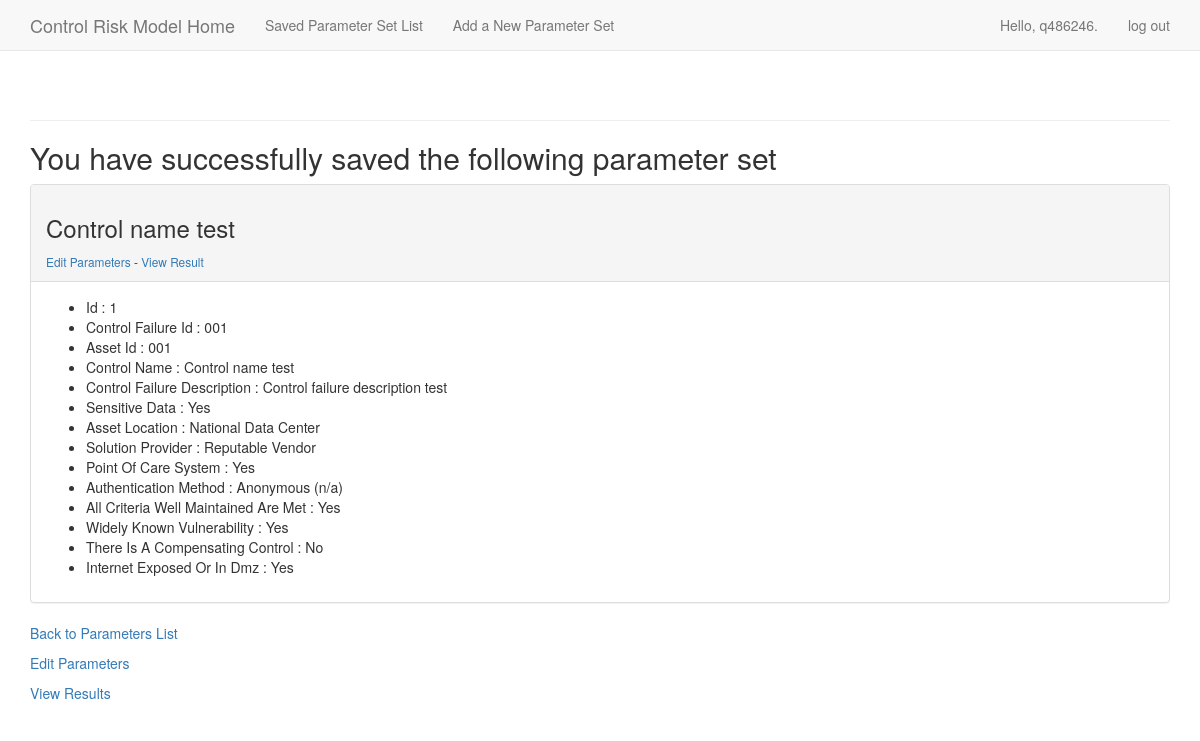
The page /parasDetail/1 (signed in) on the database its author committed.
### crm_input_app/models.py (models this page shows)
class ParaSet(models.Model):
    YES_NO_CHS = (
        ('1', 'Yes'),
        ('0', 'No'),
    )
    ASSET_LOC_CHS = (
        ('1', 'National Data Center'),
        ('2', 'Regional'),
        ('3','Server Room'),
        ('4','Exposed'),
        ('5', 'Vendor Hosted'),
    )
    SOLU_PROV_CHS=(
    ('1','Reputable Vendor'),
    ('2','Not Reputable Vendor'),
    ('3','Mature Internal Team (Certified)'),
    )
    AUTHEN_CHS=(
    ('1','Anonymous (n/a)'),
    ('2','Local'),
    ('3','Central'),
    )
    KNOWN_VUL_CHS=(
    ('1', 'Unknown'),
    ('2','Yes but no published exploit'),
    ('3', 'Yes but vulnerability and exploit not automated'),
    ('4', 'Yes and automated vulnerability but not automated exploit'),
    ('5',  "Yes and both vulnerability and exploit are automated")  ,
    )
    control_fail_id=models.CharField("Control Failure ID", max_length=15)
    asset_id=models.CharField("Asset ID", max_length=15)
    control_name=models.CharField("Control Name", max_length=100)
    ctr_fail_desc=models.CharField("Control Failure Description", max_length=600)
    sensitive_data= models.CharField("Sensitive Data", choices=YES_NO_CHS, max_length=1)
    asset_loc=models.CharField("Asset Location", choices=ASSET_LOC_CHS, max_length=1 )
    solution_prov=models.CharField("Solution Provider",choices=SOLU_PROV_CHS, max_length=1)
    pocs= models.CharField("Point of Care System", choices=YES_NO_CHS,max_length=1)
    auth_meth=models.CharField("Authentication Method", choices=AUTHEN_CHS, max_length=1)
    cri_met=models.CharField("All criteria  well maintained are met", choices=YES_NO_CHS,max_length=1)
    wide_vul=models.CharField("Widely known vulnerability", choices=YES_NO_CHS,max_length=1)
    comp_ctr=models.CharField(" There is a compensating control", choices=YES_NO_CHS,max_length=1)
    internet_exp=models.CharField("Internet Exposed or in DMZ", choices=YES_NO_CHS,max_length=1)
    owner=models.ForeignKey(User)
    def __str__(self):
        return self.control_name
    def __iter__(self):
        for field in self._meta.get_fields():
           if field.name != "owner":
                value = getattr(self, field.name, None)
                if field.choices:
                    display=dict(field.choices)[value]
                else:
                    display=value
                yield ( field.verbose_name.title(), value, display)

### crm_input_app/views.py (the view)
# urls.py: url(r'^parasDetail/(?P<paras_id>\d+)$',views.parasDetail,name='parasDetail'),
@login_required
def parasDetail(request, paras_id):
    paras=ParaSet.objects.get(id=paras_id)
    if paras.owner!= request.user:
        raise Http404
    context={'paras':paras}
    return render (request, 'crm_input_app/parasDetail.html',context)

### crm_input_app/templates/crm_input_app/parasDetail.html
{%extends "crm_input_app/base.html"%}
{%block content%}
  <h2>You have successfully saved the following parameter set</h2>
	<div class="panel panel-default">
  		<div class="panel-heading">
  			<h3>
  				 {{paras}}
  			</h3>
  			<small>
  				 	<a href="{% url 'crm_input_app:edit_paras' paras.id%}"> Edit Parameters</a> -
  				 	<a href="{% url 'crm_input_app:result' paras.id %}"> View Result</a>
  			</small>
  		</div>
  		<div class= "panel-body">
  				<ul>
					{%for fieldname, val, display in paras%}
					<li>{{fieldname}} : {{display}}</a></li>
					{%endfor%}
 				</ul>
  		</div>
  	</div>
<p>
<a href="{% url 'crm_input_app:parasList'%}">  Back to Parameters List</a>
<p>
<a href="{% url 'crm_input_app:edit_paras' paras.id%}"> Edit Parameters</a>
</p>
<p>
<a href="{% url 'crm_input_app:result' paras.id %}"> View Results</a>
</p>
{%endblock content%}

### crm_input_app/templates/crm_input_app/base.html (shortened to what this page needs)
{%load bootstrap3 %}
<!DOCTYPE html>
<html lang="en">
<head>
{% bootstrap_css %}
</head>
<body>
<nav class="navbar navbar-default navbar-static-top">
	<div class="container">
		<div class="navbar-header">
			<a class="navbar-brand" href="{% url 'crm_input_app:index'%}">Control Risk Model Home</a>
		</div>
		<div id="navbar" class="navbar-collapse collapse">
			{%if user.is_authenticated%}
			<ul class="nav navbar-nav">
				<li>  <a href="{% url 'crm_input_app:parasList'%}">Saved Parameter Set List</a>  </li>
				<li> <a href="{% url 'crm_input_app:new_paras'%}">Add a New Parameter Set</a> </li>
			</ul>
			{% endif%}
			<ul class="nav navbar-nav navbar-right">
			{%if user.is_authenticated%}
			<li> <a> Hello, {{user.username}}. </a> </li>
			<li> <a href="{% url 'users:logout'%}">log out</a></li>
			{%else%}
			<li> <a href="{%url 'users:register'%}">register</a> </li>
			<li> <a href="{%url 'users:login'%}">log in</a></li>
			{% endif%}
			</ul>
		</div>
	</div>
</nav>
<div class="container">
	<div class= "page-header">
	</div>
	<div>
		{%block content%}
		{%endblock content%}
	</div
</div>
</body>

### rows shown on the page
ParaSet: control_name "Control name test", paras "001" "001" "Control name test" "Control failure description test"

### other values the page prints
{{ user.username }} "q486246"
{{ fieldname }} "Id" "Control Failure Id" "Asset Id" "Control Name" "Control Failure Description" "Sensitive Data" "Asset Location" "Solution Provider" "Point Of Care System" "Authentication Method" "All Criteria Well Maintained Are Met" "Widely Known Vulnerability" "There Is A Compensating Control" "Internet Exposed Or In Dmz"
{{ display }} "1" "Yes" "National Data Center" "Reputable Vendor" "Yes" "Anonymous (n/a)" "Yes" "Yes" "No" "Yes"
